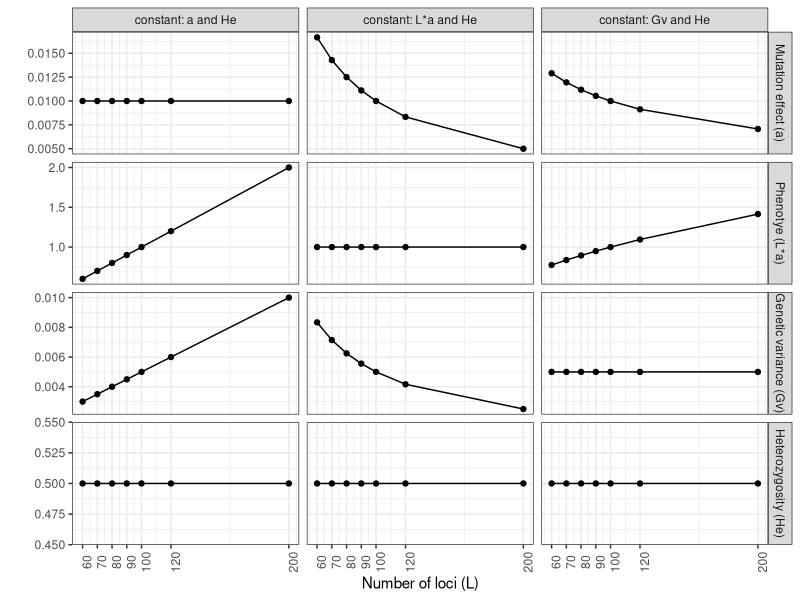
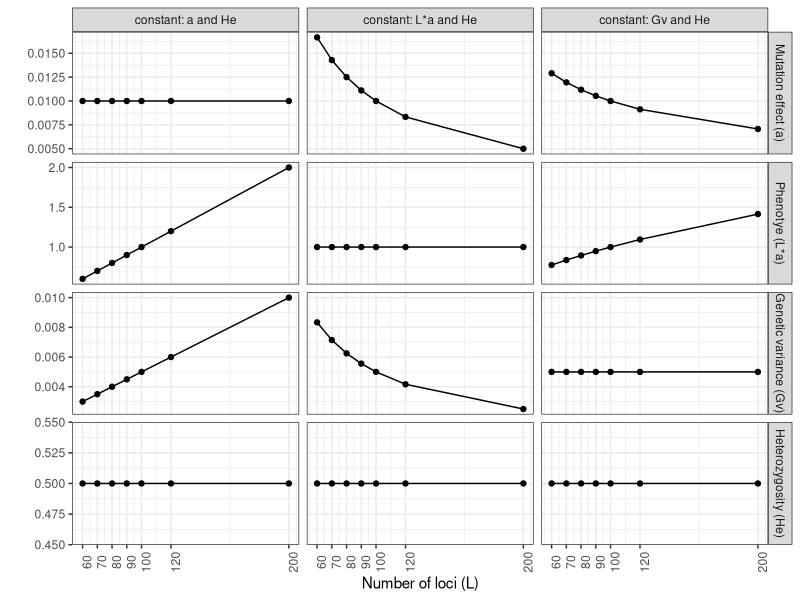

Write R code to recreate these figures, in order.
library(tidyverse)
library(patchwork)

# This script demonstrates the interaction of the number of loci (L), mutation effect (a), 
# heterozygosity (He = 2p(1-p), where p is the frequency of the derived allele),
# and genetic variance (Gv = a^2 * He summed over all loci).

# We explore the following scenarios. 
# constant mutation effect (a), constant He
df1 <- tibble(
  L = c(60, 70, 80, 90, 100, 120, 200),
  a = rep(0.01, 7),
  La = L*a,
  p = rep(0.5, 7),
  He = 2*p*(1-p),
  Gv = L*(a^2)*He
)

# constant phenotype (L*a), constant He
df2 <- tibble(
  L = c(60, 70, 80, 90, 100, 120, 200),
  La = 1,
  a = La/L,
  p = rep(0.5, 7),
  He = 2*p*(1-p),
  Gv = L*a^2*He
)

# constant genetic variance (Gv), constant He
df3 <- tibble(
  L = c(60, 70, 80, 90, 100, 120, 200),
  Gv = 0.005,
  p = rep(0.5, 7),
  He = 2*p*(1-p),
  a = sqrt(Gv/(L*He)),
  La = L*a,
)


df <- bind_rows(list(df1, df2, df3), .id = 'id') %>%
  pivot_longer(cols = c('a', 'La', 'Gv', 'He'), names_to = 'metric', values_to = 'value') %>%
  mutate(id = factor(id, levels = c(1, 2, 3), 
                     labels = c('constant: a and He', 
                                'constant: L*a and He',
                                'constant: Gv and He')),
         metric = factor(metric, levels = c('a', 'La', 'Gv', 'He'),
                         labels = c('Mutation effect (a)', 'Phenotye (L*a)',
                                    'Genetic variance (Gv)', 'Heterozygosity (He)')))

df %>%
  ggplot(aes(L, value)) +
  geom_point() +
  geom_line() +
  scale_x_continuous(name = 'Number of loci (L)', breaks = unique(df1$L)) +
  scale_y_continuous(name = '') +
  theme_bw() +
  theme(legend.position = 'none', legend.title = element_blank(), 
        axis.text.x = element_text(angle = 90))+
  facet_grid(metric~id, scales = 'free_y')

ggsave('a_La_Gv_He.png', dpi = 300, height = 6, width = 6)